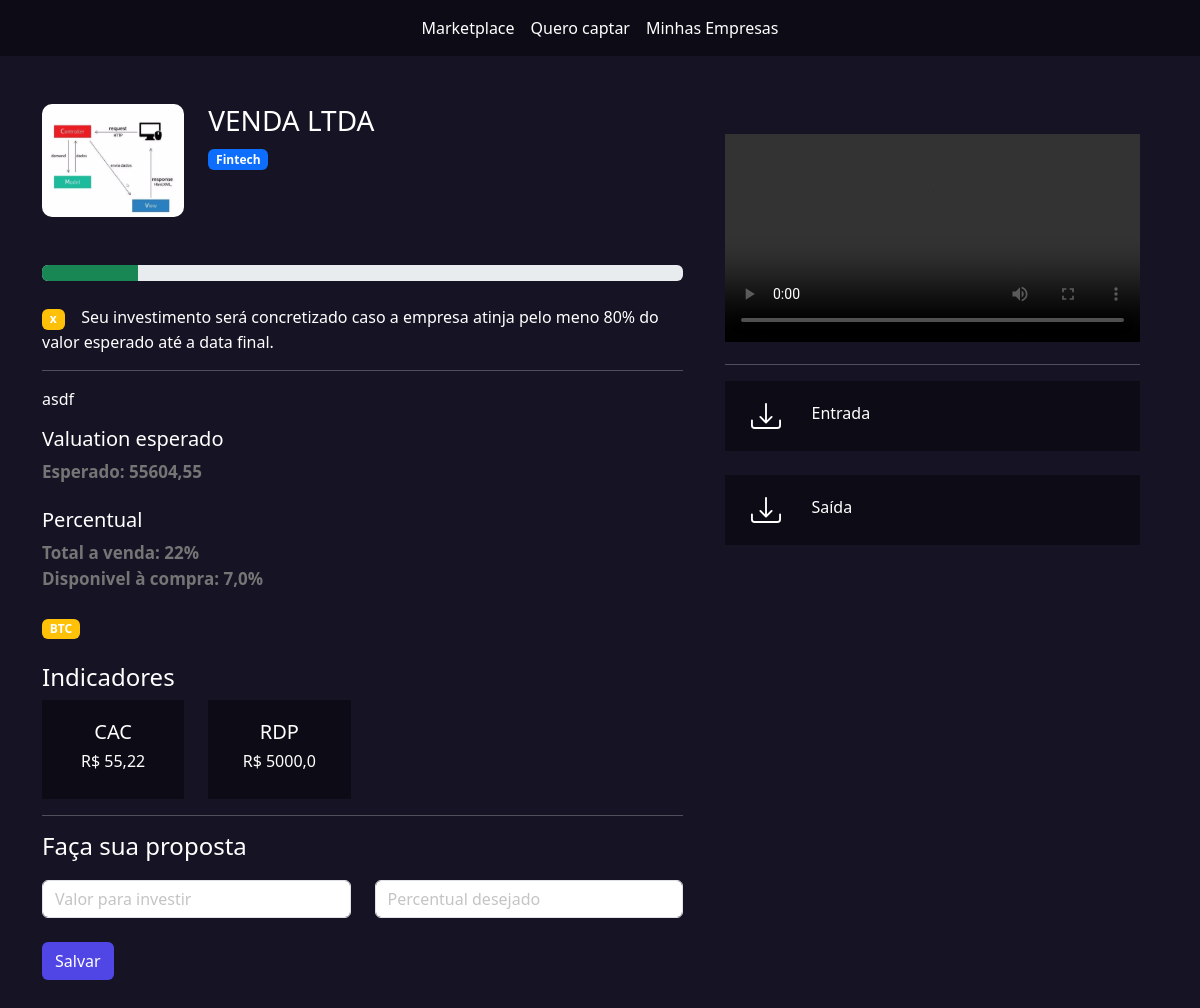
/investidores/ver_empresa/2/, run on the app's committed database.
### empresarios/models.py (models this page shows, shortened)
class Empresa(models.Model):
    tempo_existencia_choices = (
        ('-6', 'Menos de 6 meses'),
        ('+6', 'Mais de 6 meses'),
        ('+1', 'Mais de 1 ano'),
        ('+5', 'Mais de 5 anos')
    )
    estagio_choices = (
        ('I', 'Tenho apenas uma idea'),
        ('MVP', 'Possuo um MVP'),
        ('MVPP', 'Possuo um MVP com clientes pagantes'),
        ('E', 'Empresa pronta para escalar'),
    )
    area_choices = (
        ('ED', 'Ed-tech'),
        ('FT', 'Fintech'),
        ('AT', 'Agrotech'),
    )
    user = models.ForeignKey(User, on_delete=models.DO_NOTHING)
    nome = models.CharField(max_length=50)
    cnpj = models.CharField(max_length=30)
    site = models.URLField()
    tempo_existencia = models.CharField(
        max_length=2, choices=tempo_existencia_choices, default='-6')
    descricao = models.TextField()
    data_final_captacao = models.DateField()
    percentual_equity = models.IntegerField()  # Percentual esperado
    estagio = models.CharField(
        max_length=4, choices=estagio_choices, default='I')
    area = models.CharField(max_length=3, choices=area_choices)
    publico_alvo = models.CharField(max_length=3)
    valor = models.DecimalField(max_digits=9, decimal_places=2)
    pitch = models.FileField(upload_to='pitchs')
    logo = models.FileField(upload_to='logo')
    @property
    def valuation(self):
        return float(f'{(100 * self.valor) / self.percentual_equity: .2f}')

class Metricas(models.Model):
    empresa = models.ForeignKey(Empresa, on_delete=models.DO_NOTHING)
    titulo = models.CharField(max_length=50)
    valor = models.FloatField()

class Documento(models.Model):
    empresa = models.ForeignKey(Empresa, on_delete=models.DO_NOTHING)
    titulo = models.CharField(max_length=50)
    arquivo = models.FileField(upload_to='documentos')

### investidores/views.py (the view)
# urls.py: path('ver_empresa/<int:id>/', views.ver_empresa, name='ver_empresa'),
def ver_empresa(request, id: int):
    empresa = Empresa.objects.get(id=id)
    documentos = Documento.objects.filter(empresa=empresa)
    metricas = Metricas.objects.filter(empresa=empresa)
    propostas = PropostaInvestimento.objects.filter(
        empresa=empresa).filter(status='PA')
    percentual_vendido = 0
    for proposta in propostas:
        percentual_vendido += proposta.percentual
    limiar = (80 * empresa.percentual_equity) / 100
    concredizado = False
    if percentual_vendido >= limiar:
        concredizado = True
    percentual_disponivel = empresa.percentual_equity - percentual_vendido
    return render(request, 'ver_empresa.html', {'empresa': empresa, 'documentos': documentos, 'metricas': metricas, 'percentual_vendido': int(percentual_vendido), 'concredizado': concredizado, 'percentual_disponivel': percentual_disponivel})

### investidores/templates/ver_empresa.html (shortened to what this page needs)
{% extends "base.html" %}
{% load static %}
{% block 'head' %}
	<link rel="stylesheet" href="{% static 'empresarios/css/listar_empresas.css' %}">
	<link rel="stylesheet" href="{% static 'empresarios/css/empresa.css' %}">
	<link rel="stylesheet" href="{% static 'usuarios/css/usuarios.css' %}">
{% endblock 'head' %}
{% block 'body' %}
    {% include "partials/barra_navegacao.html" %}
    <br><br>
    <div class="container">
        <div class="row">
            <div class="col-md-7">
                <div class="row">
                    <div class="col-md-3">
                        <img src="{{empresa.logo.url}}" class="foto-empresa" alt="">
                    </div>
                    <div class="col-md">
                        <h3>{{empresa.nome}}</h3>
                        <span class="badge bg-primary">{{ empresa.get_area_display }}</span>
                    </div>
                </div>
                <br><br>
                <div class="progress" wtyle="80%">
                    <div class="progress-bar bg-success"
                         style="width: {{ percentual_vendido }}%"></div>
                </div>
                <br>
                    {% if concretizado %}
                        <span class="badge bg-success">V</span><span>&nbsp &nbsp A empresa já atingiu 80% do percentual captado, portanto seu investimento será concretizado.</span>
                    {% else %}
                        <span class="badge bg-warning">x</span><span>&nbsp &nbsp Seu investimento será concretizado caso a empresa atinja pelo meno 80% do valor esperado até a data final.</span>
                    {% endif %}
                <hr>
                <p>{{ empresa.descricao }}</p>
                <div class="col-md">
                    <h5>Valuation esperado</h5>
                    <span class="sub-fonte">Esperado: {{empresa.valuation}}</span>
                    <br>
                    <br>
                    <h5>Percentual</h5>
                    <span class="sub-fonte">Total a venda: {{empresa.percentual_equity}}%</span>
                    <br>
                    <span class="sub-fonte">Disponivel à compra: {{ percentual_disponivel }}%</span>
                </div>
                <br>
                <span class="badge bg-warning">{{empresa.publico_alvo}}</span>
                <br><br>
                <h4 style="color: #ffffff">Indicadores </h4>
                    <div class="row">
                        {% for metrica in metricas %}
                            <div class="col-md-3" >
                                <div class="dark-color" style="padding: 20px; text-align: center;">
                                    <h5>{{ metrica.titulo}}</h5>
                                    <h6>R$ {{ metrica.valor }}</h6>
                                </div>
                            </div>
                        {% endfor %}
                    </div>
                <hr>
                <div class="row">
                    <h4>Faça sua proposta</h4>
                    <br><br>
                    <div class="col-md">
                        <form action="{% url 'realizar_proposta' empresa.id %}" method="POST"> {% csrf_token %}
                            <input type="number" name="valor" class="form-control" placeholder="Valor para investir">
                            <br>
                            <input type="submit" class="btn btn-indigo-normal" value="Salvar">
                    </div>
                    <div class="col-md">
                            <input type="number" name="percentual" class="form-control" placeholder="Percentual desejado">
                    </div>
                </div>
            </div>
            <div class="col-md-5 intereses-investimentos">
                <video name='demo' controls autoplay width='100%'>
                    <source src="{{empresa.pitch.url}}" type="video/mp4"></source>
                </video>
                <hr>
                    {% for documento in documentos %}
                        <div class="list_documentos">
                            <div class="row">
                                <div class="col-md-2" style="text-align: center">
                                    <a href="{{ documento.arquivo.url }}">
                                    </a>
                                </div>
                                <div class="col-md-6">{{ documento.titulo }}</div>
                                <div class="col-md-4" style="text-align: right;">
                                </div>
                            </div>
                        </div>
                        <br>
                    {% endfor %}
            </div>
        </div>
    </div>
    <br><br>
{% endblock 'body' %}

### templates/static/geral/css/base.css (style rules this page uses)
:root { --main-color: #161424; --dark-color: #0D0C16; --contrast-color: #4F46E5; }
body { color: white !important; background-color: var(--main-color) !important; }
.dark-color { background-color: var(--dark-color); color: white !important; }

### templates/static/empresarios/css/empresa.css (style rules this page uses)
.intereses-investimentos { min-height: 80vh; padding: 30px }
.foto-empresa { width: 100%; border-radius: 10px; }
.sub-fonte { color:rgb(117, 117, 117); font-size: 17px; font-weight: bold; }
.list_documentos { background-color: var(--dark-color); padding: 20px; }

### templates/static/usuarios/css/usuarios.css (style rules this page uses)
.btn-indigo-normal { background-color: var(--contrast-color); color: white; }

### data on the page
Empresa: logo (picture), nome "VENDA LTDA", area "Fintech", descricao "asdf", valuation "55604,55", percentual_equity "22", publico_alvo "BTC"
Metricas: titulo "CAC", valor "55,22"
Metricas: titulo "RDP", valor "5000,0"
Documento: titulo "Entrada"
Documento: titulo "Saída"

### other printed values
{{ percentual_disponivel }} "7,0"
